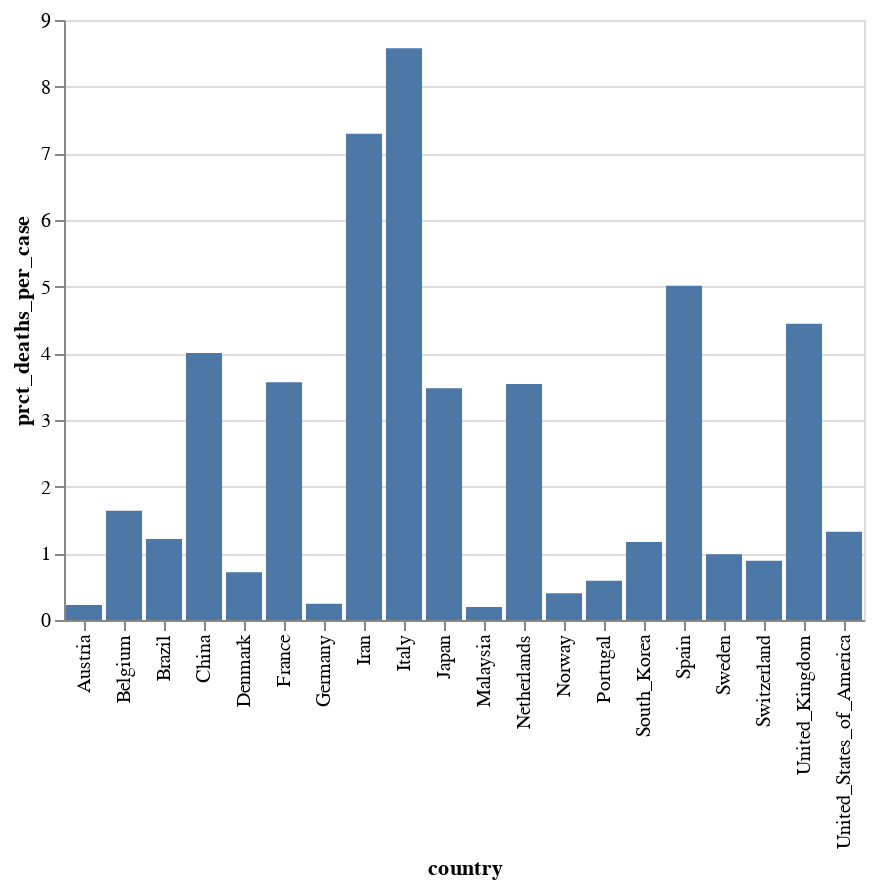

The code cell stored with this chart in its notebook:
### Code cell
alt.renderers.enable('default')
top_cases_chart = alt.Chart(top_deaths_prct_country).mark_bar().encode(
    x='country',
    y='prct_deaths_per_case'
)
top_cases_chart

### Figure 1 — Vega-Lite specification as saved in the notebook (floating-point values rounded to 4 significant figures)
{"config": {"view": {"continuousWidth": 400, "continuousHeight": 300}}, "data": {"name": "data-1690f155e3305325df37bf7478388212"}, "mark": "bar", "encoding": {"x": {"type": "nominal", "field": "country"}, "y": {"type": "quantitative", "field": "prct_deaths_per_case"}}, "$schema": "https://vega.github.io/schema/vega-lite/v4.0.2.json", "datasets": {"data-1690f155e3305325df37bf7478388212": [{"country": "China", "Cases": 81416, "Deaths": 3261, "prct_deaths_per_case": 4.005}, {"country": "Italy", "Cases": 47021, "Deaths": 4032, "prct_deaths_per_case": 8.575}, {"country": "Spain", "Cases": 19980, "Deaths": 1002, "prct_deaths_per_case": 5.015}, {"country": "Iran", "Cases": 19644, "Deaths": 1433, "prct_deaths_per_case": 7.295}, {"country": "United_States_of_America", "Cases": 19624, "Deaths": 260, "prct_deaths_per_case": 1.325}, {"country": "Germany", "Cases": 18323, "Deaths": 45, "prct_deaths_per_case": 0.2456}, {"country": "France", "Cases": 12612, "Deaths": 450, "prct_deaths_per_case": 3.568}, {"country": "South_Korea", "Cases": 8799, "Deaths": 103, "prct_deaths_per_case": 1.171}, {"country": "Switzerland", "Cases": 4840, "Deaths": 43, "prct_deaths_per_case": 0.8884}, {"country": "United_Kingdom", "Cases": 3983, "Deaths": 177, "prct_deaths_per_case": 4.444}, {"country": "Netherlands", "Cases": 2994, "Deaths": 106, "prct_deaths_per_case": 3.54}, {"country": "Austria", "Cases": 2649, "Deaths": 6, "prct_deaths_per_case": 0.2265}, {"country": "Belgium", "Cases": 2257, "Deaths": 37, "prct_deaths_per_case": 1.639}, {"country": "Norway", "Cases": 1742, "Deaths": 7, "prct_deaths_per_case": 0.4018}, {"country": "Sweden", "Cases": 1623, "Deaths": 16, "prct_deaths_per_case": 0.9858}, {"country": "Denmark", "Cases": 1255, "Deaths": 9, "prct_deaths_per_case": 0.7171}, {"country": "Malaysia", "Cases": 1030, "Deaths": 2, "prct_deaths_per_case": 0.1942}, {"country": "Portugal", "Cases": 1020, "Deaths": 6, "prct_deaths_per_case": 0.5882}, {"country": "Japan", "Cases": 1007, "Deaths": 35, "prct_deaths_per_case": 3.476}, {"country": "Brazil", "Cases": 904, "Deaths": 11, "prct_deaths_per_case": 1.217}]}}
